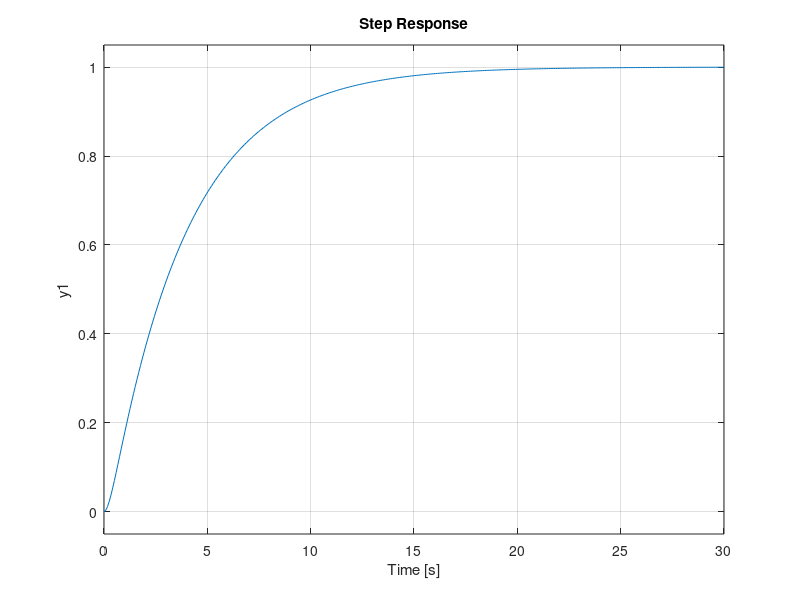

This chart was generated by the following MATLAB code: (Note: this script raises an error after producing the figure.)
clear
clf
figure(1)
subplot(1,2,1)
hold on
aVals = [1 2 4 8];
Legend = cell(length(aVals), 1);
StepInfo = cell(length(aVals), 1);
i = 1;
for a = aVals
   sys = tf(a, [1 4 a]);
   step(sys)
   StepInfo{i} = stepinfo(sys);
   Legend{i} = strcat(num2str(a), 'V Step');
   i = i + 1;
   damp(sys)
end
hold off
legend(Legend)

subplot(1,2,2)
hold on
for a = aVals
   sys = tf(a, [1 4 a]);
   pzmap(sys)
end
legend(Legend)